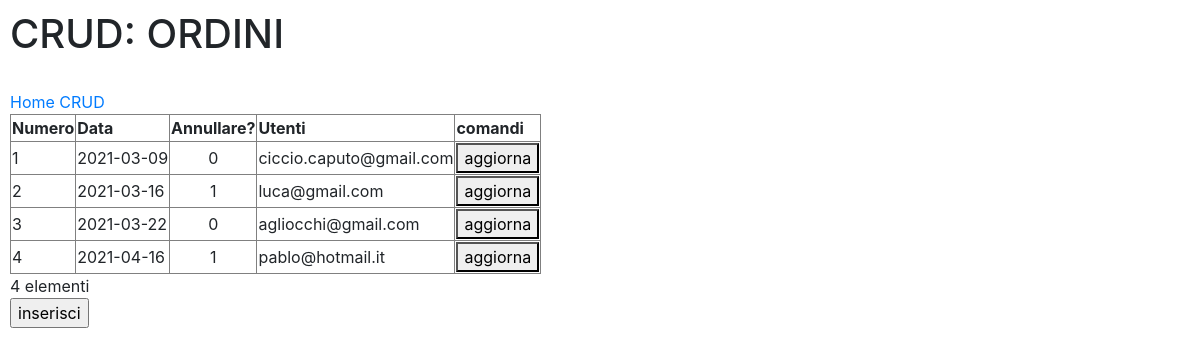
Screenshot of /admin/crud_ordini.php (signed in) with the database file from the repository.
### tables this page shows
CREATE TABLE IF NOT EXISTS `tp_ordini` (
  `pk` int(11) NOT NULL AUTO_INCREMENT,
  `dt` bigint(20) DEFAULT NULL,
  `nro` int(11) NOT NULL,
  `is_annullato` tinyint(1) NOT NULL DEFAULT '0',
  `fk_utenti` int(11) NOT NULL,
  PRIMARY KEY (`pk`)
);

CREATE TABLE IF NOT EXISTS `tp_utenti` (
  `pk` int(11) NOT NULL AUTO_INCREMENT,
  `nome` varchar(20) NOT NULL,
  `cognome` varchar(20) NOT NULL,
  `email` varchar(40) NOT NULL,
  `password` varchar(32) NOT NULL,
  `cf` varchar(16) NOT NULL,
  `is_enabled` tinyint(1) NOT NULL DEFAULT '0',
  `registrazione` varchar(32) DEFAULT NULL,
  PRIMARY KEY (`pk`)
);

### admin/crud_ordini.php (the view, shortened to what this page needs)
<?php
$conn = new mysqli($CONFIG["db-host"], $CONFIG["db-user"], $CONFIG["db-pass"], $CONFIG["db-name"]);
if(isset($_SESSION['pkb'])){
?>
<!DOCTYPE html>
<html>
	<head>
        <link rel="stylesheet" href="https://stackpath.bootstrapcdn.com/bootstrap/4.3.1/css/bootstrap.min.css">
</head>
<body>
<h1>CRUD: ORDINI</h1>
<br><a href="http://frankmoses.altervista.org/wapp/toplay/admin/index.php">Home CRUD</a><br>
<?php
$sql = "
		SELECT  o.pk as 'pk', o.is_annullato as 'Annullare', o.nro AS 'Numero', o.dt as 'Data', u.email as 'Utenti'
		FROM 	tp_ordini o
        join tp_utenti u on o.fk_utenti=u.pk
       order by o.nro ASC
        ";
$result = $conn->query($sql);
if ($result->num_rows > 0) {
?>
	<table border='1'>
      <tr>
        <th>Numero</th>
        <th>Data</th>
        <th>Annullare?</th>
        <th>Utenti</th>
        <th>comandi</th>
      </tr>
<?php
	while($row = $result->fetch_assoc()) {
        $dt=date('Y-m-d',$row["Data"]);
?>
		<tr>
          <td	id	= 'num_<?php echo $row["pk"]; ?>'
          		name= 'num_<?php echo $row["pk"]; ?>'><?php echo $row["Numero"]; ?></td>
          <td	id	= 'data_<?php echo $row["pk"]; ?>'
          		name= 'data_<?php echo $row["pk"]; ?>'><?php echo $dt; ?></td>
           <td align="center"	id	= 'annullare_<?php echo $row["pk"]; ?>'
          		name= 'annullare_<?php echo $row["pk"]; ?>'><?php echo $row["Annullare"]; ?></td>
                <?php
                if(isset($_SESSION["pkb"])){
                ?>
         <td	id	= 'email_<?php echo $row["pk"]; ?>'
                name= 'email_<?php echo $row["pk"]; ?>'><?php echo $row["Utenti"]; ?></td>
                <?php
                }
                ?>
          <td>
            <button onclick="aggiorna('<?php echo $row["pk"]?>')">aggiorna</button>
          </td>
		</tr>
<?php
	}
?>
	</table>
<?php
	}
?>
<?php echo $result->num_rows; ?> elementi<br>
<input type = "button"
id = "btn_cmd"
name = "btn_cmd"
value = "inserisci"
onclick = "inserisci();">
</body>
</html>
<?php
}
?>

### admin/crud_ordini.php (style rules this page uses)
body { padding:10px; }

### rows the page displays
tp_ordini: nro "1", dt "2021-03-09", is_annullato "0", tp_utenti.email "ciccio.caputo@gmail.com"
tp_ordini: nro "2", dt "2021-03-16", is_annullato "1", tp_utenti.email "luca@gmail.com"
tp_ordini: nro "3", dt "2021-03-22", is_annullato "0", tp_utenti.email "agliocchi@gmail.com"
tp_ordini: nro "4", dt "2021-04-16", is_annullato "1", tp_utenti.email "pablo@hotmail.it"

### other values shown
$result->num_rows "4"
